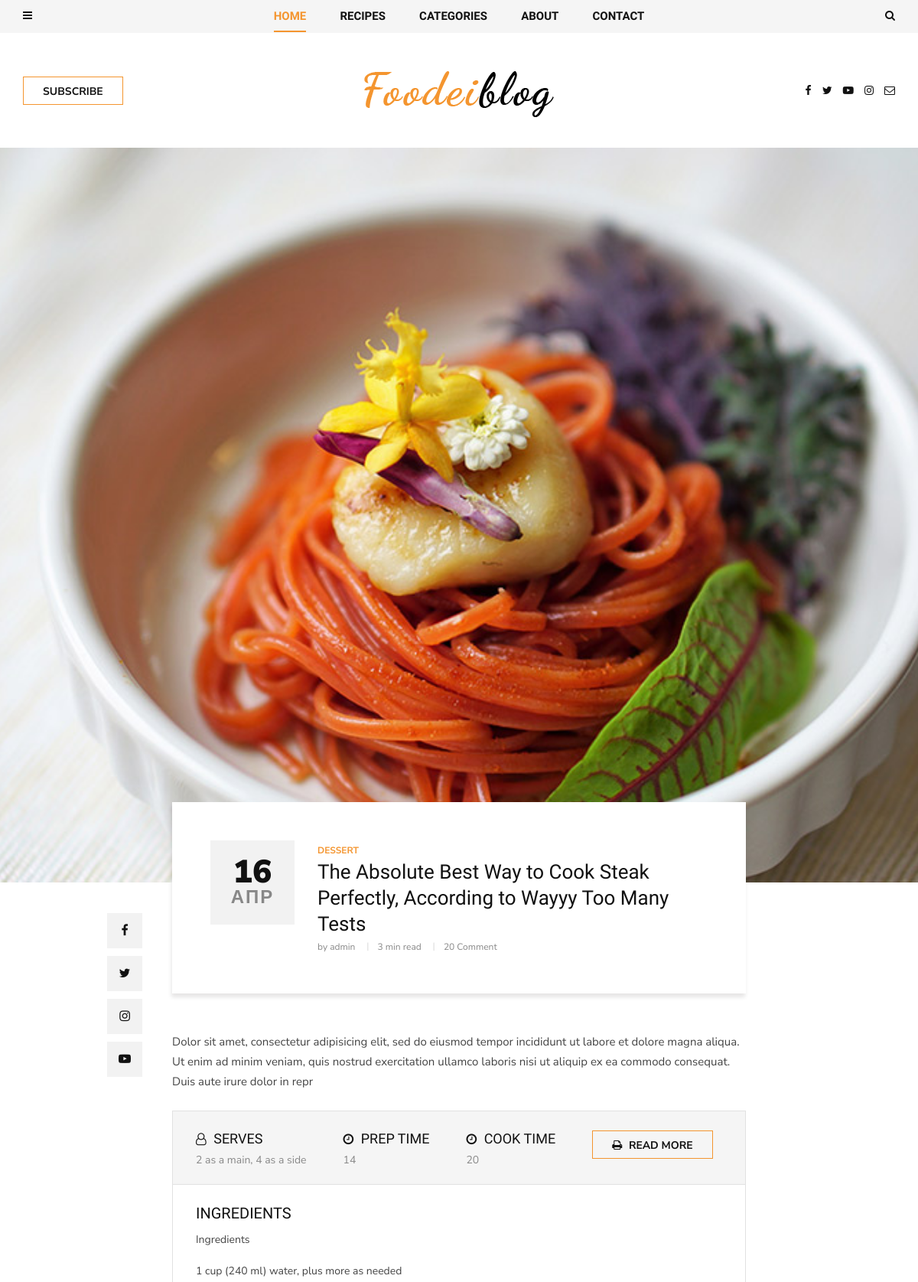
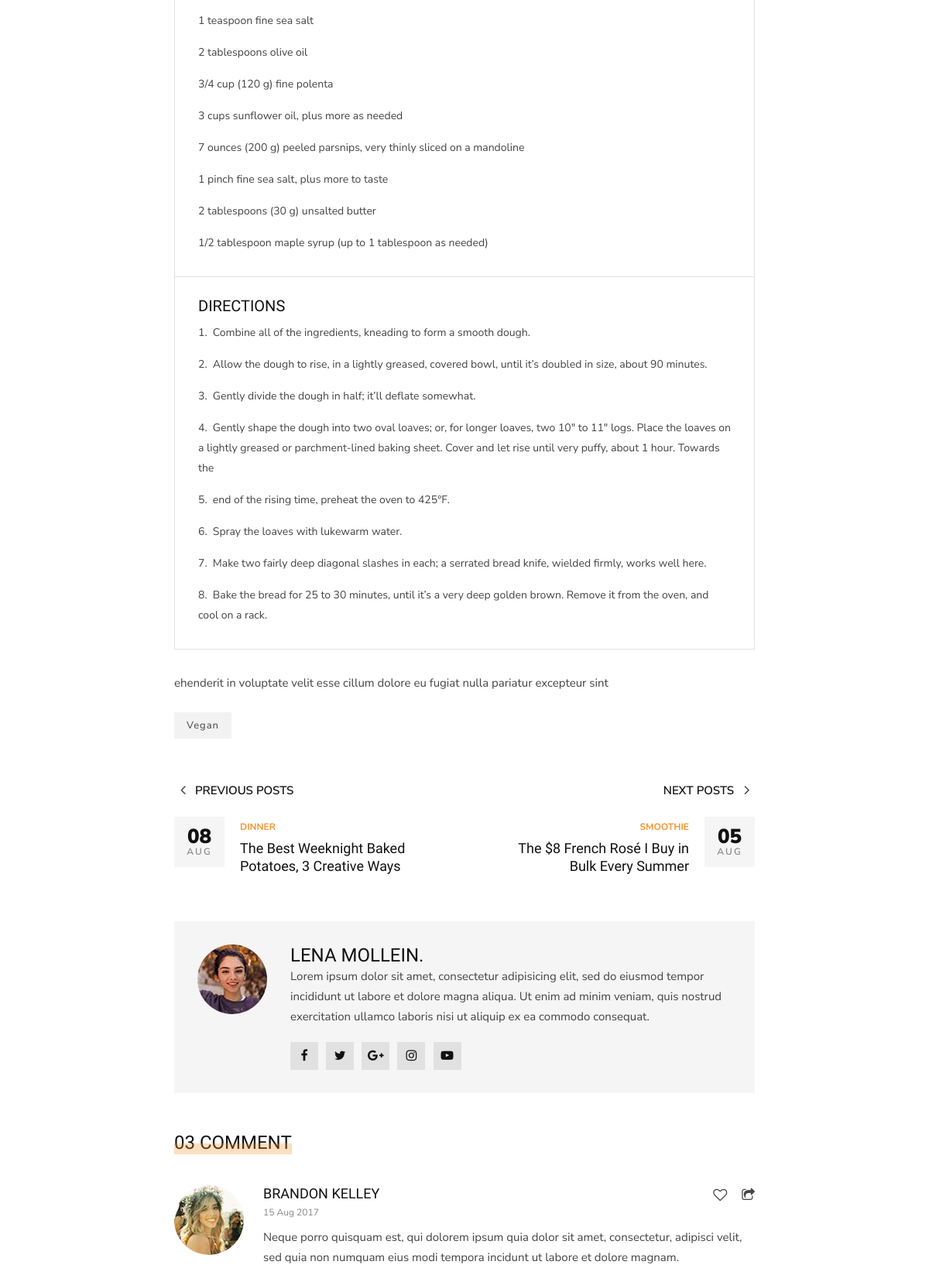
/dessert/the-absolute-best-way-to-cook-steak-perfectly-according-to-wayyy-too-many-tests/ (upper part), run on the app's committed database (2 pictures, top to bottom).
### blog/models.py (models this page shows, shortened)
class Post(models.Model):
    author = models.ForeignKey(User, related_name='posts', on_delete=models.CASCADE)
    slug = models.SlugField(max_length=200, unique=True, default='')
    title = models.CharField(max_length=200)
    image = models.ImageField(upload_to='articles/%Y/%m/%d', null=True, blank=True)
    text = models.TextField()
    category = models.ForeignKey(Category, related_name='post', on_delete=models.SET_NULL, null=True)
    tags = models.ManyToManyField(Tag, related_name='post', blank=True)
    create_at = models.DateTimeField(auto_now_add=True)  # когда была создана данная запись
    def get_absolute_url(self):
        return reverse('post_single', kwargs={'slug': self.category.slug, 'post_slug': self.slug})

class Category(MPTTModel):
    name = models.CharField(max_length=100)
    slug = models.SlugField(max_length=100, unique=True)
    parent = TreeForeignKey('self', related_name='children', on_delete=models.SET_NULL, null=True, blank=True)  # что бы были подкатегории
    def __str__(self):
        return self.name
    class MPTTMeta:
        order_insertion_by = ['name']

class Recipe(models.Model):
    name = models.CharField(max_length=100, null=True, blank=True)
    serves = models.CharField(max_length=50)
    prep_time = models.PositiveIntegerField(default=0)
    cook_time = models.PositiveIntegerField(default=0)
    ingredients = RichTextField()
    directions = RichTextField()
    post = models.ForeignKey(Post, related_name='recipes', on_delete=models.SET_NULL, null=True, blank=True)

class Tag(models.Model):
    name = models.CharField(max_length=100)
    slug = models.SlugField(max_length=100, unique=True)

### blog/views.py (the view)
# urls.py: path('<slug:slug>/<slug:post_slug>/', views.PostDetailView.as_view(), name='post_single'), # путь для просмотра отдельной статьи
class PostDetailView(DetailView):
    model = Post
    slug_url_kwarg = 'post_slug'
    context_object_name = 'post'

### blog/templatetags/menu_tags.py (called while the page is built)
@register.inclusion_tag('blog/include/tags/top_menu.html')
def get_categories():
    category = Category.objects.all()
    return {'list_category': category}

@register.inclusion_tag('blog/include/tags/recipes_tag.html')
def get_last_posts():
    posts = Post.objects.select_related('category').order_by('-id')[:5]
    return {'list_last_post': posts}

### templates/blog/post_detail.html (shortened to what this page needs)
{% extends 'base.html' %}
{% block content %}
<section class="single-post spad">
    {% if post.image %}
    <div class="single-post__hero set-bg" data-setbg="{{ post.image.url }}"></div>
    {% endif %}
    <div class="container">
        <div class="row d-flex justify-content-center">
            <div class="col-lg-8">
                <div class="single-post__title">
                    <div class="single-post__title__meta">
                        <h2>{{ post.create_at|date:'d' }}</h2>
                        <span>{{ post.create_at|date:'M' }}</span>
                    </div>
                    <div class="single-post__title__text">
                        <ul class="label">
                            <li>{{ post.category }}</li>
                        </ul>
                        <h4>{{ post.title }}</h4>
                        <ul class="widget">
                            <li>by {{ post.author }}</li>
                            <li>3 min read</li>
                            <li>20 Comment</li>
                        </ul>
                    </div>
                </div>
                <div class="single-post__social__item">
                    <ul>
                        <li><a href="#"><i class="fa fa-facebook"></i></a></li>
                        <li><a href="#"><i class="fa fa-twitter"></i></a></li>
                        <li><a href="#"><i class="fa fa-instagram"></i></a></li>
                        <li><a href="#"><i class="fa fa-youtube-play"></i></a></li>
                    </ul>
                </div>
                <div class="single-post__top__text">
                    <p>{{ post.text|slice:':250' }}</p>
                </div>
                <div class="single-post__recipe__details">
                    {% for recipe in post.recipes.all %}
                    <div class="single-post__recipe__details__option">
                        <ul>
                            <li>
                                <h5><i class="fa fa-user-o"></i> SERVES</h5>
                                <span>{{ recipe.serves }}</span>
                            </li>
                            <li>
                                <h5><i class="fa fa-clock-o"></i> PREP TIME</h5>
                                <span>{{ recipe.prep_time }}</span>
                            </li>
                            <li>
                                <h5><i class="fa fa-clock-o"></i> Cook TIME</h5>
                                <span>{{ recipe.cook_time }}</span>
                            </li>
                            <li><a href="#" class="primary-btn"><i class="fa fa-print"></i> Read more</a></li>
                        </ul>
                    </div>
                    <div class="single-post__recipe__details__indegradients">
                        <h5>Ingredients</h5>
                            {{ recipe.ingredients|safe }}
                    </div>
                    <div class="single-post__recipe__details__direction">
                        <h5>Directions</h5>
                        {{ recipe.directions|safe }}
                    </div>
                    {% endfor %}
                </div>
                <div class="single-post__desc">
                    <p>{{ post.text|slice:'250:'|linebreaks }}</p>
                </div>
                <div class="single-post__tags">
                    {% for tag in post.tags.all %}
                    <a href="#">{{ tag.name }}</a>
                    {% endfor %}
                </div>
                <div class="single-post__next__previous">
                    <div class="row">
                        <div class="col-lg-6 col-md-6 col-sm-6">
                            <a href="#" class="single-post__previous">
                                <h6><span class="arrow_carrot-left"></span> Previous posts</h6>
                                <div class="single-post__previous__meta">
                                    <h4>08</h4>
                                    <span>Aug</span>
                                </div>
                                <div class="single-post__previous__text">
                                    <span>Dinner</span>
                                    <h5>The Best Weeknight Baked <br/>Potatoes, 3 Creative Ways</h5>
                                </div>
                            </a>
                        </div>
                        <div class="col-lg-6 col-md-6 col-sm-6">
                            <a href="#" class="single-post__next">
                                <h6>Next posts <span class="arrow_carrot-right"></span></h6>
                                <div class="single-post__next__meta">
                                    <h4>05</h4>
                                    <span>Aug</span>
                                </div>
                                <div class="single-post__next__text">
                                    <span>Smoothie</span>
                                    <h5>The $8 French Rosé I Buy in <br/>Bulk Every Summer</h5>
                                </div>
                            </a>
                        </div>
                    </div>
                </div>
                <div class="single-post__author__profile">
                    <div class="single-post__author__profile__pic">
                        <img src="img/categories/single-post/author-profile.jpg" alt="">
                    </div>
                    <div class="single-post__author__profile__text">
                        <h4>Lena Mollein.</h4>
                        <p>Lorem ipsum dolor sit amet, consectetur adipisicing elit, sed do eiusmod tempor
                            incididunt ut labore et dolore magna aliqua. Ut enim ad minim veniam, quis nostrud
                            exercitation ullamco laboris nisi ut aliquip ex ea commodo consequat.</p>
                        <div class="single-post__author__profile__social">
                            <a href="#"><i class="fa fa-facebook"></i></a>
                            <a href="#"><i class="fa fa-twitter"></i></a>
                            <a href="#"><i class="fa fa-google-plus"></i></a>
                            <a href="#"><i class="fa fa-instagram"></i></a>
                            <a href="#"><i class="fa fa-youtube-play"></i></a>
                        </div>
                    </div>
                </div>
                <div class="single-post__comment">
                    <div class="widget__title">
                        <h4>03 Comment</h4>
                    </div>
                    <div class="single-post__comment__item">
                        <div class="single-post__comment__item__pic">
                            <img src="img/categories/single-post/comment/comment-1.jpg" alt="">
                        </div>
                        <div class="single-post__comment__item__text">
                            <h5>Brandon Kelley</h5>
                            <span>15 Aug 2017</span>
                            <p>Neque porro quisquam est, qui dolorem ipsum quia dolor sit amet, consectetur,
                                adipisci velit, sed quia non numquam eius modi tempora incidunt ut labore et dolore
                                magnam.</p>
                            <ul>
                                <li><a href="#"><i class="fa fa-heart-o"></i></a></li>
                                <li><a href="#"><i class="fa fa-share-square-o"></i></a></li>
                            </ul>
                        </div>
                    </div>
                </div>
            </div>
        </div>
    </div>
</section>
{% endblock content %}

### data on the page
Post: create_at "16", create_at "АПР", category "DESSERT", title "The Absolute Best Way to Cook Steak Perfectly, According to Wayyy Too Many Tests", author "admin", text "Dolor sit amet, consectetur adipisicing elit, sed do eiusmod tempor incididunt ut labore et dolore magna aliqua. Ut enim ad minim veniam, quis nostrud exercitation ullamco laboris nisi ut aliquip ex ea commodo consequat. Duis aute irure dolor in repr", text "ehenderit in voluptate velit esse cillum dolore eu fugiat nulla pariatur excepteur sint"
Recipe: serves "2 as a main, 4 as a side", prep_time "14", cook_time "20", ingredients "Ingredients 1 cup (240 ml) water, plus more as needed 1 teaspoon fine sea salt 2 tablespoons olive oil 3/4 cup (120 g) fine polenta 3 cups sunflower oil, plus more as needed 7 ounces (200 g) peeled parsnips, very thinly sliced on a mandoline 1 pinch fine sea salt, plus more to taste 2 tablespoons (30 g) unsalted butter 1/2 tablespoon maple syrup (up to 1 tablespoon as needed)", directions "1. Combine all of the ingredients, kneading to form a smooth dough. 2. Allow the dough to rise, in a lightly greased, covered bowl, until it’s doubled in size, about 90 minutes. 3. Gently divide the dough in half; it’ll deflate somewhat. 4. Gently shape the dough into two oval loaves; or, for longer loaves, two 10″ to 11″ logs. Place the loaves on a lightly greased or parchment-lined baking sheet. Cover and let rise until very puffy, about 1 hour. Towards the 5. end of the rising time, preheat the oven to 425°F. 6. Spray the loaves with lukewarm water. 7. Make two fairly deep diagonal slashes in each; a serrated bread knife, wielded firmly, works well here. 8. Bake the bread for 25 to 30…"
Tag: name "Vegan"
